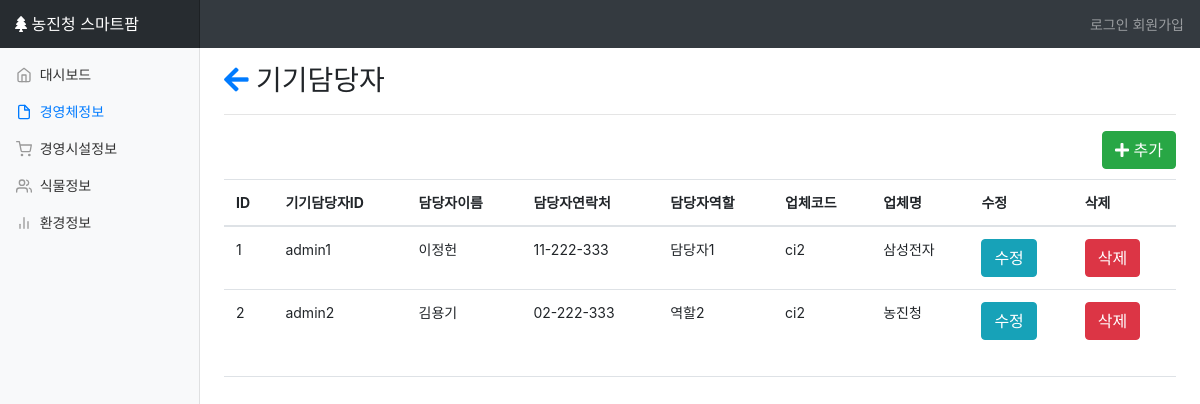
The page /da on the database its author committed.
### dashboard/models.py (models this page shows, shortened)
class device_admin(models.Model):
	DA_ID=models.CharField(max_length=10)
	DA_NAME=models.CharField(max_length=20)
	DA_PHONE=models.CharField(max_length=13)
	DA_ROLE=models.CharField(max_length=20)
	CI_ID=models.ForeignKey(com_infor)

class com_infor(models.Model):
	CI_CODE=models.CharField(max_length=10)
	CI_NAME=models.CharField(max_length=30)
	CI_ADDR=models.CharField(max_length=100)
	CI_PHONE=models.CharField(max_length=13)

### dashboard/views.py (the view)
# urls.py: url(r'^da$',views.da,name='da'),
def da(request):
	ds=device_admin.objects.all()
	return render(request,"farm/da.html",{"ds":ds})

### dashboard/templates/farm/da.html (shortened to what this page needs)
{% extends 'farm/base.html' %}
{% block content %}
{% load staticfiles %}
	<link href="{% static 'farm/css/e1.css' %}" rel="stylesheet">
	<link href="https://use.fontawesome.com/releases/v5.0.7/css/all.css" rel="stylesheet">
	<div class=tg>
		<h3><a href="{% url 'elist' %}"><i class="fas fa-arrow-left"></i></a> 기기담당자</h3>
		<hr>
		<a href="{% url 'da_update' %}"><button class="btn btn-success"><i class="fas fa-plus"></i> 추가</button></a>
		<table class="table table-hover">
		  <thead>
		    <tr>
		      <th scope="col">ID</th>
		      <th scope="col">기기담당자ID</th>
		      <th scope="col">담당자이름</th>
		      <th scope="col">담당자연락처</th>
		      <th scope="col">담당자역할</th>
		      <th scope="col">업체코드</th>
		      <th scope="col">업체명</th>
		      <th scope="col">수정</th>
		      <th scope="col">삭제</th>
		    </tr>
		  </thead>
		  <tbody>
		{% for i in ds %}
			<tr>
				<td>{{i.id}}</td>
				<td>{{i.DA_ID}}</td>
				<td>{{i.DA_NAME}}</td>
				<td>{{i.DA_PHONE}}</td>
				<td>{{i.DA_ROLE}}</td>
				<td>{{i.CI_ID.CI_CODE}}</td>
				<td>{{i.CI_ID.CI_NAME}}</td>
				<td><a href="{% url 'da_update' %}?id={{i.id}}"><button class="btn btn-info">수정</button></a></td>
				<td><button class="btn btn-danger" data-toggle="modal" data-target="#delmodal{{i.id}}">삭제</button></td>
			</tr>
		{% endfor %}
		</tbody>
		</table>
	</div>
{% endblock %}

### dashboard/static/farm/css/dashboard.css (style rules this page uses)
body { font-size: .875rem; }

### dashboard/static/farm/css/e1.css (style rules this page uses)
.tg { width: 100%; }
.btn-success { float:right; margin-bottom: 10px; }

### rows shown on the page
device_admin: id "1", DA_ID "admin1", DA_NAME "이정헌", DA_PHONE "11-222-333", DA_ROLE "담당자1", CI_ID.CI_CODE "ci2", CI_ID.CI_NAME "삼성전자"
device_admin: id "2", DA_ID "admin2", DA_NAME "김용기", DA_PHONE "02-222-333", DA_ROLE "역할2", CI_ID.CI_CODE "ci2", CI_ID.CI_NAME "농진청"
